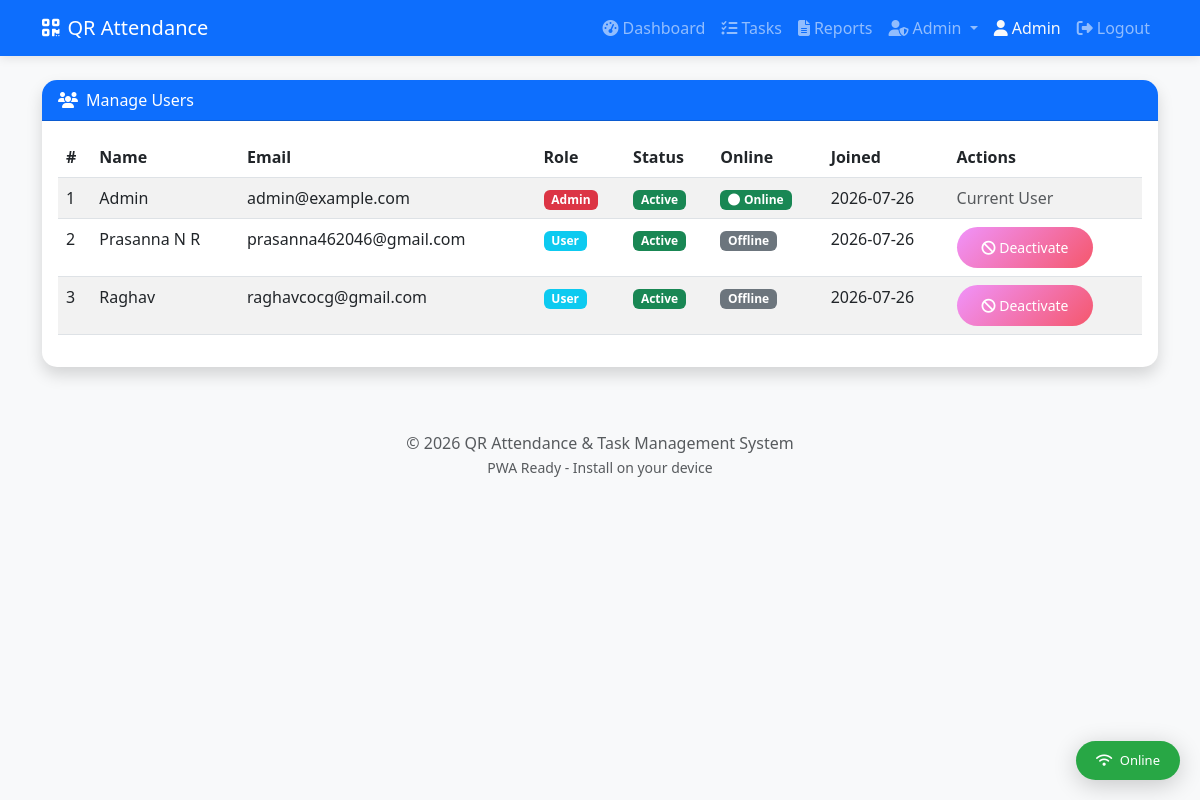
Page /admin/users (signed in) on the committed database.
### app/models.py (models this page shows, shortened)
class User(UserMixin, db.Model):
    __tablename__ = 'users'
    id = db.Column(db.Integer, primary_key=True)
    name = db.Column(db.String(100), nullable=False)
    email = db.Column(db.String(120), unique=True, nullable=False, index=True)
    password_hash = db.Column(db.String(256), nullable=False)
    role = db.Column(db.String(20), default='user')
    created_at = db.Column(db.DateTime, default=datetime.utcnow)
    is_active = db.Column(db.Boolean, default=True)
    last_login = db.Column(db.DateTime, nullable=True)
    last_activity = db.Column(db.DateTime, nullable=True)
    is_logged_in = db.Column(db.Boolean, default=False)
    session_id = db.Column(db.String(100), nullable=True)
    attendances = db.relationship('Attendance', backref='user', lazy=True)
    tasks = db.relationship('Task', backref='user', lazy=True)

### app/routes.py (the view)
@main.route('/admin/users')
@login_required
def admin_users():
    if current_user.role != 'admin':
        flash('Access denied.', 'danger')
        return redirect(url_for('main.dashboard'))
    return render_template('admin_users.html', users=User.query.all())

### app/templates/admin_users.html (shortened to what this page needs)
{% extends "base.html" %}
{% block content %}
<div class="card shadow">
    <div class="card-header bg-primary text-white"><i class="fas fa-users me-2"></i>Manage Users</div>
    <div class="card-body">
        <div class="table-responsive">
            <table class="table table-striped table-hover">
                <thead><tr><th>#</th><th>Name</th><th>Email</th><th>Role</th><th>Status</th><th>Online</th><th>Joined</th><th>Actions</th></tr></thead>
                <tbody>
                    {% for user in users %}
                    <tr>
                        <td>{{ user.id }}</td>
                        <td>{{ user.name }}</td>
                        <td>{{ user.email }}</td>
                        <td><span class="badge {% if user.role == 'admin' %}bg-danger{% else %}bg-info{% endif %}">{{ user.role|title }}</span></td>
                        <td>{% if user.is_active %}<span class="badge bg-success">Active</span>{% else %}<span class="badge bg-danger">Inactive</span>{% endif %}</td>
                        <td>{% if user.is_logged_in %}<span class="badge bg-success"><i class="fas fa-circle me-1"></i>Online</span>{% else %}<span class="badge bg-secondary">Offline</span>{% endif %}</td>
                        <td>{{ user.created_at.strftime('%Y-%m-%d') }}</td>
                        <td>
                            {% if user.id != current_user.id %}
                                <a href="{{ url_for('main.toggle_user', user_id=user.id) }}" class="btn btn-sm {% if user.is_active %}btn-danger{% else %}btn-success{% endif %}" onclick="return confirm('Toggle user status?')">
                                    <i class="fas {% if user.is_active %}fa-ban{% else %}fa-check{% endif %}"></i>
                                    {% if user.is_active %}Deactivate{% else %}Activate{% endif %}
                                </a>
                            {% else %}
                                <span class="text-muted">Current User</span>
                            {% endif %}
                        </td>
                    </tr>
                    {% endfor %}
                </tbody>
            </table>
        </div>
    </div>
</div>
{% endblock %}

### app/templates/base.html (shortened to what this page needs)
<!DOCTYPE html>
<html lang="en">
<head>
    <link href="https://cdn.jsdelivr.net/npm/bootstrap@5.3.0/dist/css/bootstrap.min.css" rel="stylesheet">
    <link rel="stylesheet" href="https://cdnjs.cloudflare.com/ajax/libs/font-awesome/6.4.0/css/all.min.css">
</head>
<body>
    <nav class="navbar navbar-expand-lg navbar-dark bg-primary">
        <div class="container">
            <a class="navbar-brand" href="{{ url_for('main.index') }}">
                <i class="fas fa-qrcode me-2"></i>QR Attendance
            </a>
            <div class="collapse navbar-collapse" id="navbarNav">
                <ul class="navbar-nav ms-auto">
                    {% if current_user.is_authenticated %}
                        <li class="nav-item"><a class="nav-link" href="{{ url_for('main.dashboard') }}"><i class="fas fa-tachometer-alt me-1"></i>Dashboard</a></li>
                        <li class="nav-item"><a class="nav-link" href="{{ url_for('main.tasks') }}"><i class="fas fa-tasks me-1"></i>Tasks</a></li>
                        <li class="nav-item"><a class="nav-link" href="{{ url_for('main.attendance_report') }}"><i class="fas fa-file-alt me-1"></i>Reports</a></li>
                        {% if current_user.role == 'admin' %}
                            <li class="nav-item dropdown">
                                <a class="nav-link dropdown-toggle" href="#" id="adminDropdown" role="button" data-bs-toggle="dropdown">
                                    <i class="fas fa-user-shield me-1"></i>Admin
                                </a>
                            </li>
                        {% endif %}
                        <li class="nav-item"><span class="nav-link text-light"><i class="fas fa-user me-1"></i>{{ current_user.name }}</span></li>
                        <li class="nav-item"><a class="nav-link" href="{{ url_for('auth.logout') }}"><i class="fas fa-sign-out-alt me-1"></i>Logout</a></li>
                    {% else %}
                        <li class="nav-item"><a class="nav-link" href="{{ url_for('auth.login') }}">Login</a></li>
                        <li class="nav-item"><a class="nav-link" href="{{ url_for('auth.register') }}">Register</a></li>
                    {% endif %}
                </ul>
            </div>
        </div>
    </nav>
    <div class="container mt-4">
        {% block content %}{% endblock %}
    </div>
    <footer class="bg-light text-center text-muted py-3 mt-5">
        <div class="container">
            &copy; 2026 QR Attendance & Task Management System
            <br>
            <small>PWA Ready - Install on your device</small>
        </div>
    </footer>
    <div id="network-status" class="network-status online">
    </div>
</body>
</html>

### app/templates/base.html (style rules this page uses)
body { min-height: 100vh; display: flex; flex-direction: column; background: #f8f9fa; }
footer { margin-top: auto; }
.card { border: none; border-radius: 15px; box-shadow: 0 2px 15px rgba(0,0,0,0.08); }
.card-header { border-radius: 15px 15px 0 0 !important; }
.btn { border-radius: 25px; padding: 10px 25px; }
.btn-danger { background: linear-gradient(135deg, #f093fb 0%, #f5576c 100%); border: none; }
.navbar { box-shadow: 0 2px 10px rgba(0,0,0,0.1); }
.network-status { position: fixed; bottom: 20px; right: 20px; z-index: 9999; padding: 10px 20px; border-radius: 25px; font-size: 13px; font-weight: 500; box-shadow: 0 5px 25px rgba(0,0,0,0.2); display: none; }
.network-status.online { background: #28a745; color: white; }

### rows in the picture
User: name "Admin", id "1", email "admin@example.com", role "Admin", is_active "Active", is_logged_in True (drawn), created_at "2026-07-26", shows "Current User"
User: id "2", name "Prasanna N R", email "prasanna462046@gmail.com", role "User", is_active "Active", is_logged_in "Offline", created_at "2026-07-26"
User: id "3", name "Raghav", email "raghavcocg@gmail.com", role "User", is_active "Active", is_logged_in "Offline", created_at "2026-07-26"
